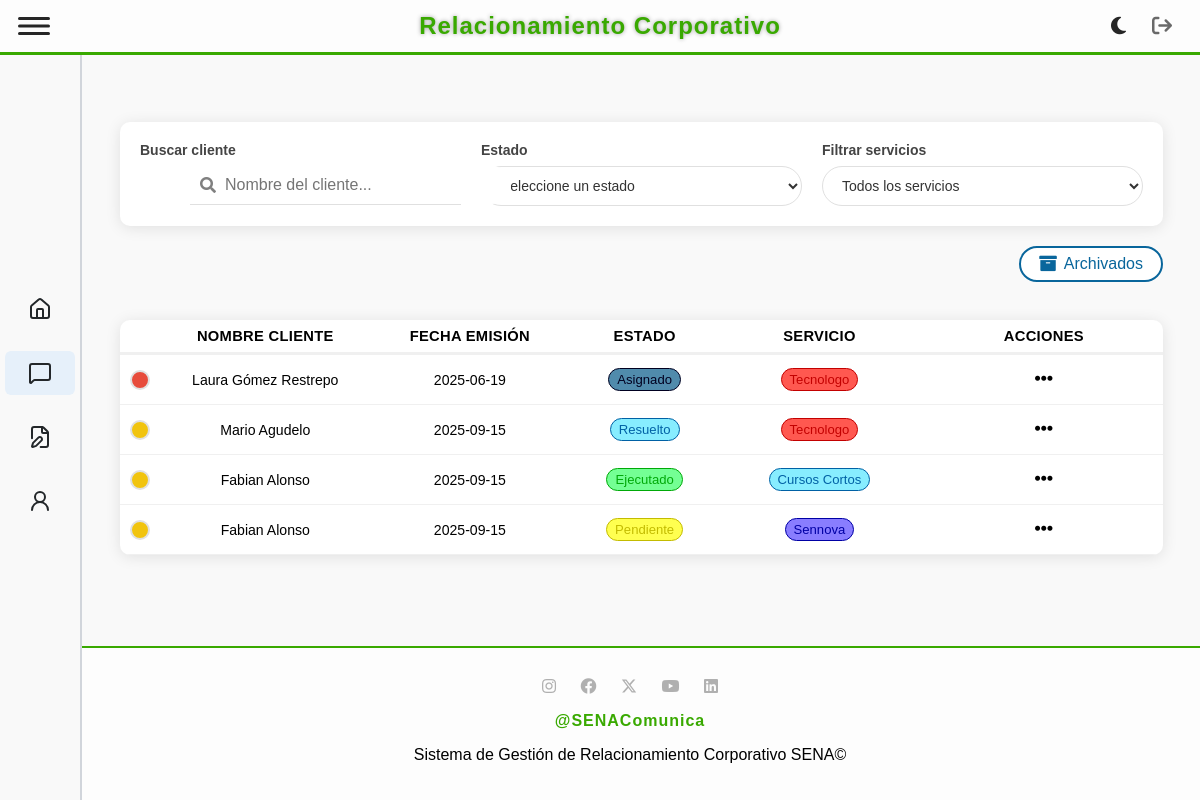
Screenshot of /solicitud/view (signed in) with the database file from the repository.
### tables this page shows
CREATE TABLE `solicitud` (
  `idSolicitud` int(11) NOT NULL,
  `FechaEvento` date DEFAULT NULL,
  `FechaCreacion` date NOT NULL,
  `Lugar` varchar(80) DEFAULT NULL,
  `Municipio` varchar(50) NOT NULL,
  `Observaciones` text DEFAULT NULL,
  `Comentarios` text DEFAULT NULL,
  `MedioSolicitud` varchar(50) DEFAULT NULL,
  `DescripcionNecesidad` varchar(100) DEFAULT NULL,
  `FKusuario` int(11) NOT NULL,
  `FKtipoEvento` int(11) NOT NULL,
  `FKestado` int(11) NOT NULL,
  `FKcliente` int(11) NOT NULL,
  `FKtipoServicio` int(11) NOT NULL,
  `Asignacion` int(11) DEFAULT NULL,
  `Archivado` tinyint(1) DEFAULT 0
);

CREATE TABLE `cliente` (
  `idCliente` int(11) NOT NULL,
  `DocumentoCliente` varchar(20) NOT NULL,
  `NombreCliente` varchar(100) NOT NULL,
  `CorreoCliente` varchar(100) NOT NULL,
  `TelefonoCliente` varchar(10) NOT NULL
);

CREATE TABLE `estado` (
  `idEstado` int(11) NOT NULL,
  `Estado` varchar(45) NOT NULL,
  `Descripcion` varchar(100) NOT NULL,
  `Color` varchar(7) NOT NULL DEFAULT '#4361ee'
);

CREATE TABLE `servicio` (
  `idServicio` int(11) NOT NULL,
  `Servicio` varchar(100) NOT NULL,
  `Color` varchar(7) NOT NULL
);

### app/controllers/baseController.php (called while the page is built, shortened)
<?php
class BaseController
{
    public $layout = "default";
    public function render(string $view, array $arrayData = null)
    {
        $layout = MAIN_APP_ROUTE . "../views/layouts/{$this->layout}.php";
        include_once $layout;
    }
}

### app/controllers/solicitudController.php (called while the page is built, shortened)
<?php
require_once "baseController.php";
require_once MAIN_APP_ROUTE . "../models/SolicitudModel.php";
class SolicitudController extends BaseController
{
    public function view()
    {
        $rol = $_SESSION['rol'] ?? null;
        $idUsuario = $_SESSION['idUsuario'] ?? null;
        $solicitudObj = new SolicitudModel();
        if ($rol == 1) {
            $solicitudes = $solicitudObj->getAll();
        } elseif ($rol == 3 || $rol == 4) {
            $solicitudes = $solicitudObj->getByAsignacion($idUsuario);
        } else {
            $solicitudes = [];
        }
        $clienteObj = new ClienteModel();
        $clientes = $clienteObj->getAll();
        $servicioObj = new ServicioModel();
        $servicios = $servicioObj->getAll();
        $estadoObj = new EstadoModel();
        $estados = $estadoObj->getAll();
        $data = [
            "solicitudes" => $solicitudes,
            "clientes" => $clientes,
            "servicios" => $servicios,
            "estados" => $estados,
            "titulo" => "solicitudes"
        ];
        $this->render('solicitud/view.php', $data);
    }
}

### app/models/BaseModel.php (called while the page is built, shortened)
<?php
abstract class BaseModel {
    public function __construct() {
        try {
            $options = [
                PDO::ATTR_ERRMODE => PDO::ERRMODE_EXCEPTION,
                PDO::ATTR_DEFAULT_FETCH_MODE => PDO::FETCH_OBJ
            ];
            $dsn = DRIVER.':host='.HOST.';dbname='.DATABASE;
            $this->dbConnection = new PDO($dsn, USERNAME_DB, PASSWORD_DB, $options);
        } catch (PDOException $ex) {
            echo 'Error en la conexión: '.$ex->getMessage();
            exit;
        }
    }
}

### app/models/solicitudModel.php (called while the page is built, shortened)
<?php
require_once MAIN_APP_ROUTE . "../models/BaseModel.php";
class SolicitudModel extends BaseModel
{
    public function getAll(): array
    {
        try {
            $sql = "SELECT s.*, c.NombreCliente, sv.Servicio, sv.Color, e.Estado, e.Color AS ColorEstado
                    FROM solicitud s
                    JOIN cliente c ON s.FKcliente = c.idCliente
                    JOIN tiposervicio ts ON s.FKtipoServicio = ts.idTipoServicio
                    JOIN servicio sv ON ts.FKidServicio = sv.idServicio
                    JOIN estado e ON s.FKestado = e.idEstado
                    WHERE s.Archivado = 0";
            $stmt = $this->dbConnection->prepare($sql);
            $stmt->execute();
            return $stmt->fetchAll(\PDO::FETCH_OBJ);
        } catch (PDOException $e) {
            throw new PDOException("Error al obtener solicitudes: " . $e->getMessage());
        }
    }
}

### app/views/solicitud/view.php (the view, shortened to what this page needs)
<link href="https://cdnjs.cloudflare.com/ajax/libs/font-awesome/5.15.3/css/all.min.css" rel="stylesheet">
<?php
function adjustBrightness($hex, $steps)
{
    $hex = str_replace('#', '', $hex);
    $r = max(0, min(255, hexdec(substr($hex, 0, 2)) + $steps));
    $g = max(0, min(255, hexdec(substr($hex, 2, 2)) + $steps));
    $b = max(0, min(255, hexdec(substr($hex, 4, 2)) + $steps));
    return sprintf("#%02x%02x%02x", $r, $g, $b);
}
?>
<div class="filters">
    <div class="search-container">
        <div class="form-group">
            <label>Buscar cliente</label>
            <div class="search-bar">
                <i class="fas fa-search search-icon"></i>
                <input id="searchInput" type="text" placeholder="Nombre del cliente...">
            </div>
        </div>
    </div>
    <div class="search-container">
        <div class="form-group">
            <label for="estado">Estado</label>
            <select id="estado" name="IdEstado" class="form-control">
                <option value="">Seleccione un estado</option>
            </select>
        </div>
    </div>
    <div class="search-container">
        <div class="form-group">
            <label>Filtrar servicios</label>
            <select id="servicio" name="IdServicio" class="form-control">
                <option value="">Todos los servicios</option>
            </select>
        </div>
    </div>
</div>
<?php
$isArchivadas = (isset($_GET['archivadas']) && $_GET['archivadas'] == '1') ||
    (isset($esArchivadas) && $esArchivadas) ||
    (strpos($_SERVER['REQUEST_URI'], '/solicitud/archivadas') !== false);
?>
<div style="display: flex; justify-content: flex-end; margin-bottom: 18px;">
    <?php if ($isArchivadas): ?>
        <a href="/solicitud/view" class="archivados-btn">
            <i class="fas fa-list"></i> Mis solicitudes
        </a>
    <?php else: ?>
        <a href="/solicitud/archivadas" class="archivados-btn">
            <i class="fas fa-archive"></i> Archivados
        </a>
    <?php endif; ?>
</div>
<main>
    <div class="table">
        <div class="titulos">
            <div></div>
            <div>Nombre Cliente</div>
            <div>Fecha Emisión</div>
            <div>Estado</div>
            <div>Servicio</div>
            <div>Acciones</div>
        </div>
        <?php if (empty($solicitudes)): ?>
            <?php if (in_array($_SESSION['rol'], [3, 4])): ?>
                <div class="solicitud-row">
                    <div colspan="6" style="text-align:center; width:100%;">Aún no tienes solicitudes asignadas.</div>
                </div>
            <?php else: ?>
                <div class="solicitud-row">
                    <div colspan="6" style="text-align:center; width:100%;">No se encuentran solicitudes en la base de datos</div>
                </div>
            <?php endif; ?>
        <?php else: ?>
            <?php foreach ($solicitudes as $solicitud): ?>
                <?php
                $dias = (new DateTime())->diff(new DateTime($solicitud->FechaCreacion))->days;
                if ($dias < 7) {
                    $statusClass = "status-recent";
                } elseif ($dias <= 15) {
                    $statusClass = "status-medium";
                } else {
                    $statusClass = "status-old";
                }
                $colorOriginalServicio = $solicitud->Color;
                $colorFondoServicio = adjustBrightness($colorOriginalServicio, 80);
                $colorBordeYTextoServicio = adjustBrightness($colorOriginalServicio, -60);
                $colorOriginalEstado = $solicitud->ColorEstado ?? '#cccccc';
                $colorFondoEstado = adjustBrightness($colorOriginalEstado, 80);
                $colorBordeYTextoEstado = adjustBrightness($colorOriginalEstado, -60);
                ?>
                <div class="solicitud-row">
                    <div>
                        <span class="status-indicator <?php echo $statusClass; ?>"></span>
                    </div>
                    <div><?php echo htmlspecialchars($solicitud->NombreCliente); ?></div>
                    <div><?php echo htmlspecialchars($solicitud->FechaCreacion); ?></div>
                    <div>
                        <span class="service-badge"
                            style="
                                background-color: <?php echo $colorFondoEstado; ?>;
                                color: <?php echo $colorBordeYTextoEstado; ?>;
                                border: 1.5px solid <?php echo $colorBordeYTextoEstado; ?>;
                            ">
                            <?php echo htmlspecialchars($solicitud->Estado); ?>
                        </span>
                    </div>
                    <div>
                        <span class="service-badge"
                            style="
                                background-color: <?php echo $colorFondoServicio; ?>;
                                color: <?php echo $colorBordeYTextoServicio; ?>;
                                border: 1.5px solid <?php echo $colorBordeYTextoServicio; ?>;
                            ">
                            <?php echo htmlspecialchars($solicitud->Servicio); ?>
                        </span>
                    </div>
                 <div class="action-dropdown">
    <button class="dropdown-toggle">
        <i class="fas fa-ellipsis-h"></i>
    </button>
</div>
                </div>
            <?php endforeach; ?>
        <?php endif; ?>
    </div>
</main>

### public/css/styles_admin_layout.css (style rules this page uses)
html, body { height: 100vh; min-height: 100vh; }
body { display: flex; flex-direction: column; min-height: 100vh; margin: 0; font-family: sans-serif; background-color: #f9f9f9; transition: margin-left 0.3s ease; }
main { flex: 1 0 auto; transition: margin-left 0.5s ease; display: flex; align-items: flex-start; justify-content: center; }

### app/views/solicitud/view.php (style rules this page uses)
.table { background: white; border-radius: 10px; box-shadow: 0 2px 15px rgba(0, 0, 0, 0.1); width: 100%; margin-top: 20px; overflow-y: auto; max-height: 420px; overflow-x: hidden; }
.titulos, .solicitud-row { border-bottom: 3px solid #f0f0f0; display: grid; grid-template-columns: 40px 1fr 1fr 0.7fr 1fr 1.2fr; align-items: center; text-align: center; gap: 6px; }
.titulos div { font-weight: bold; padding: 8px 0; font-size: 0.92rem; letter-spacing: 0.3px; text-transform: uppercase; }
.solicitud-row div { margin: 2px 0; padding: 6px 4px; font-size: 0.88rem; display: flex; justify-content: center; align-items: center; }
.solicitud-row { transition: background 0.3s; border-bottom: 1px solid #f0f0f0; }
span { color: #555; font-size: 0.95rem; }
.status-indicator { width: 16px; height: 16px; border-radius: 50%; display: inline-block; margin: 0 auto; border: 2px solid #e0e0e0; }
.status-medium { background-color: #f1c40f; }
.status-old { background-color: #e74c3c; }
.service-badge { padding: 3px 8px; border-radius: 14px; display: inline-block; font-size: 0.82rem; font-weight: 500; transition: all 0.2s ease; }
.search-bar { position: relative; flex-grow: 1; max-width: 300px; margin-left: 50px; border-bottom: 1px solid #e0e0e0; }
.search-bar input[type="text"] { width: 100%; padding: 10px 15px 10px 35px; font-size: 16px; border: none; border-radius: 30px; outline: none; background-color: white; }
.search-bar .search-icon { position: absolute; top: 50%; left: 10px; transform: translateY(-50%); color: gray; }
.filters { display: flex; padding: 20px; gap: 20px; background: white; border-radius: 10px; box-shadow: 0 2px 15px rgba(0, 0, 0, 0.1); margin: 20px auto; }
.search-container { flex: 1; min-width: 200px; }
.form-group { display: flex; flex-direction: column; gap: 8px; width: 100%; }
.form-group label { font-size: 14px; color: #444; font-weight: 700; }
.form-control { padding: 10px 15px; border: 1px solid #e0e0e0; border-radius: 30px; font-size: 14px; width: 100%; background-color: white; color: #333; outline: none; transition: all 0.3s ease; }
.archivados-btn { display: inline-flex; align-items: center; gap: 7px; background: #fff; color: #09669C; padding: 7px 18px; border-radius: 20px; font-size: 1rem; font-weight: 500; text-decoration: none; border: 2px solid #09669C; transition: background 0.2s, color 0.2s; }
.archivados-btn i { font-size: 1.1rem; }
.action-dropdown { position: relative; display: inline-block; }
.dropdown-toggle { cursor: pointer; padding: 6px 10px; border: none; background: transparent; font-size: 18px; }

### rows the page displays
solicitud: FKcliente.NombreCliente "Laura Gómez Restrepo", FechaCreacion "2025-06-19", FKestado.Estado "Asignado", servicio.Servicio "Tecnologo"
solicitud: FKcliente.NombreCliente "Mario Agudelo", FechaCreacion "2025-09-15", FKestado.Estado "Resuelto", servicio.Servicio "Tecnologo"
solicitud: FKcliente.NombreCliente "Fabian Alonso", FechaCreacion "2025-09-15", FKestado.Estado "Ejecutado", servicio.Servicio "Cursos Cortos"
solicitud: FKcliente.NombreCliente "Fabian Alonso", FechaCreacion "2025-09-15", FKestado.Estado "Pendiente", servicio.Servicio "Sennova"
